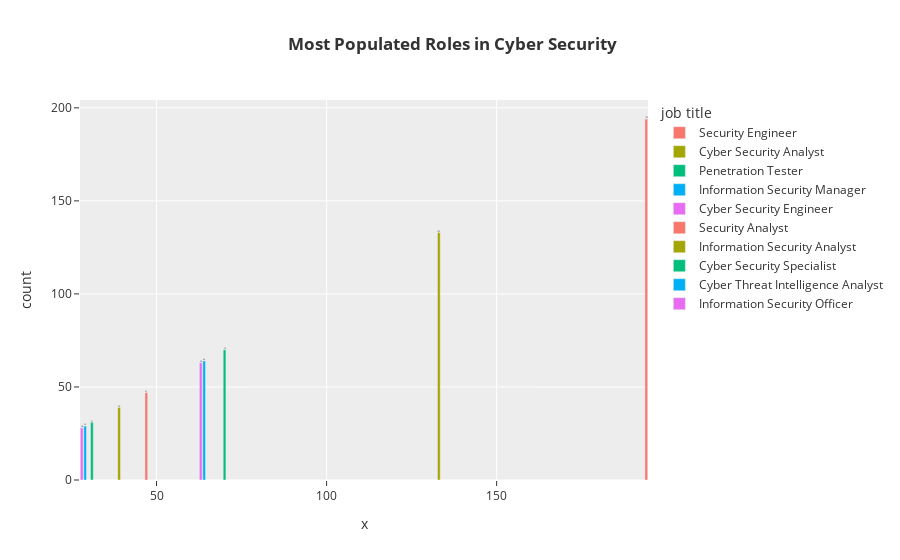

This figure's notebook cell:
### Code cell
role_count = df['job_title'].value_counts().head(10)
fig = px.bar(role_count, x = role_count, y = role_count.values, color = role_count.index,
             text = role_count.values, labels = {'index': 'job title', 'y': 'count', 'text': 'count'}, 
             template = 'ggplot2', title = '<b> Most Populated Roles in Cyber Security')
fig.show()

### Figure 1 — Plotly figure (JSON) as saved in the notebook; plotly's stock layout.template omitted (floating-point values rounded to 4 significant figures)
{"data": [{"alignmentgroup": "True", "hovertemplate": "job title=Security Engineer<br>x=%{x}<br>count=%{text}<extra></extra>", "legendgroup": "Security Engineer", "marker": {"color": "#F8766D", "pattern": {"shape": ""}}, "name": "Security Engineer", "offsetgroup": "Security Engineer", "orientation": "v", "showlegend": true, "text": [194], "textposition": "auto", "type": "bar", "x": [194], "xaxis": "x", "y": [194], "yaxis": "y"}, {"alignmentgroup": "True", "hovertemplate": "job title=Cyber Security Analyst<br>x=%{x}<br>count=%{text}<extra></extra>", "legendgroup": "Cyber Security Analyst", "marker": {"color": "#A3A500", "pattern": {"shape": ""}}, "name": "Cyber Security Analyst", "offsetgroup": "Cyber Security Analyst", "orientation": "v", "showlegend": true, "text": [133], "textposition": "auto", "type": "bar", "x": [133], "xaxis": "x", "y": [133], "yaxis": "y"}, {"alignmentgroup": "True", "hovertemplate": "job title=Penetration Tester<br>x=%{x}<br>count=%{text}<extra></extra>", "legendgroup": "Penetration Tester", "marker": {"color": "#00BF7D", "pattern": {"shape": ""}}, "name": "Penetration Tester", "offsetgroup": "Penetration Tester", "orientation": "v", "showlegend": true, "text": [70], "textposition": "auto", "type": "bar", "x": [70], "xaxis": "x", "y": [70], "yaxis": "y"}, {"alignmentgroup": "True", "hovertemplate": "job title=Information Security Manager<br>x=%{x}<br>count=%{text}<extra></extra>", "legendgroup": "Information Security Manager", "marker": {"color": "#00B0F6", "pattern": {"shape": ""}}, "name": "Information Security Manager", "offsetgroup": "Information Security Manager", "orientation": "v", "showlegend": true, "text": [64], "textposition": "auto", "type": "bar", "x": [64], "xaxis": "x", "y": [64], "yaxis": "y"}, {"alignmentgroup": "True", "hovertemplate": "job title=Cyber Security Engineer<br>x=%{x}<br>count=%{text}<extra></extra>", "legendgroup": "Cyber Security Engineer", "marker": {"color": "#E76BF3", "pattern": {"shape": ""}}, "name": "Cyber Security Engineer", "offsetgroup": "Cyber Security Engineer", "orientation": "v", "showlegend": true, "text": [63], "textposition": "auto", "type": "bar", "x": [63], "xaxis": "x", "y": [63], "yaxis": "y"}, {"alignmentgroup": "True", "hovertemplate": "job title=Security Analyst<br>x=%{x}<br>count=%{text}<extra></extra>", "legendgroup": "Security Analyst", "marker": {"color": "#F8766D", "pattern": {"shape": ""}}, "name": "Security Analyst", "offsetgroup": "Security Analyst", "orientation": "v", "showlegend": true, "text": [47], "textposition": "auto", "type": "bar", "x": [47], "xaxis": "x", "y": [47], "yaxis": "y"}, {"alignmentgroup": "True", "hovertemplate": "job title=Information Security Analyst<br>x=%{x}<br>count=%{text}<extra></extra>", "legendgroup": "Information Security Analyst", "marker": {"color": "#A3A500", "pattern": {"shape": ""}}, "name": "Information Security Analyst", "offsetgroup": "Information Security Analyst", "orientation": "v", "showlegend": true, "text": [39], "textposition": "auto", "type": "bar", "x": [39], "xaxis": "x", "y": [39], "yaxis": "y"}, {"alignmentgroup": "True", "hovertemplate": "job title=Cyber Security Specialist<br>x=%{x}<br>count=%{text}<extra></extra>", "legendgroup": "Cyber Security Specialist", "marker": {"color": "#00BF7D", "pattern": {"shape": ""}}, "name": "Cyber Security Specialist", "offsetgroup": "Cyber Security Specialist", "orientation": "v", "showlegend": true, "text": [31], "textposition": "auto", "type": "bar", "x": [31], "xaxis": "x", "y": [31], "yaxis": "y"}, {"alignmentgroup": "True", "hovertemplate": "job title=Cyber Threat Intelligence Analyst<br>x=%{x}<br>count=%{text}<extra></extra>", "legendgroup": "Cyber Threat Intelligence Analyst", "marker": {"color": "#00B0F6", "pattern": {"shape": ""}}, "name": "Cyber Threat Intelligence Analyst", "offsetgroup": "Cyber Threat Intelligence Analyst", "orientation": "v", "showlegend": true, "text": [29], "textposition": "auto", "type": "bar", "x": [29], "xaxis": "x", "y": [29], "yaxis": "y"}, {"alignmentgroup": "True", "hovertemplate": "job title=Information Security Officer<br>x=%{x}<br>count=%{text}<extra></extra>", "legendgroup": "Information Security Officer", "marker": {"color": "#E76BF3", "pattern": {"shape": ""}}, "name": "Information Security Officer", "offsetgroup": "Information Security Officer", "orientation": "v", "showlegend": true, "text": [28], "textposition": "auto", "type": "bar", "x": [28], "xaxis": "x", "y": [28], "yaxis": "y"}], "layout": {"autosize": true, "barmode": "relative", "legend": {"title": {"text": "job title"}, "tracegroupgap": 0}, "title": {"text": "<b> Most Populated Roles in Cyber Security"}, "xaxis": {"anchor": "y", "autorange": true, "domain": [0, 1], "range": [27.5, 194.5], "title": {"text": "x"}, "type": "linear"}, "yaxis": {"anchor": "x", "autorange": true, "domain": [0, 1], "range": [0, 204.2], "title": {"text": "count"}, "type": "linear"}}}
